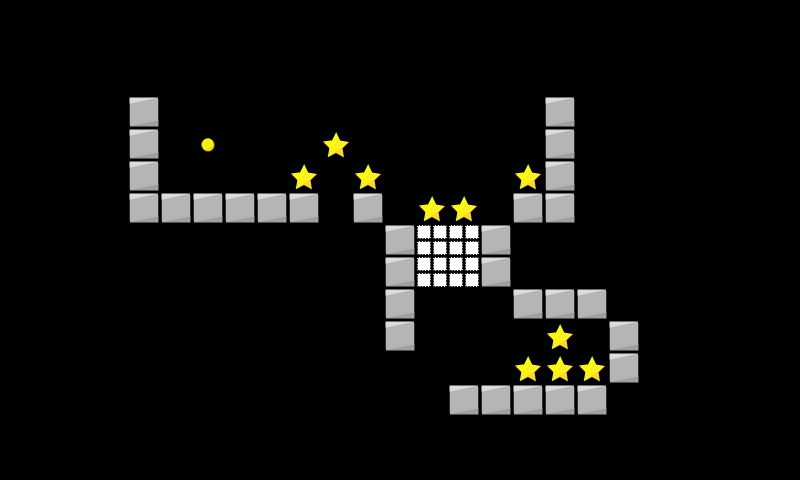

Below is a game level as drawn by its tile map, then a one-line description and the .tmx that defines it (tile-layer data replaced by summaries):
An orthogonal 25x15 tile map with 32x32 px tiles, 1 tile layer (map).

<map version="1.2" tiledversion="1.3.1" orientation="orthogonal" renderorder="right-down" compressionlevel="0" width="25" height="15" tilewidth="32" tileheight="32" infinite="0" nextlayerid="2" nextobjectid="1">
 <tileset firstgid="1" name="map_tiles" tilewidth="32" tileheight="32" tilecount="225" columns="15">
  <image source="../../img/map_tiles.png" width="480" height="480" />
 </tileset>
 <layer id="1" name="map" width="25" height="15">
  <data>[375 cells, 46 non-empty, 4 distinct tile ids]</data>
 </layer>
</map>
